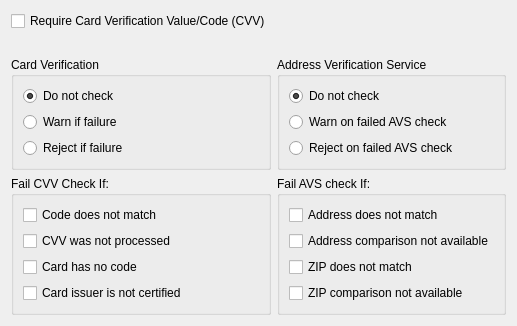
       <widget class="QWidget" name="_fraudPage">
        <attribute name="title">
         <string>Fraud Detection</string>
        </attribute>
        <layout class="QGridLayout">
         <item row="0" column="0">
          <widget class="QCheckBox" name="_cvvRequired">
           <property name="text">
            <string>Require Card Verification Value/Code (CVV)</string>
           </property>
          </widget>
         </item>
         <item row="2" column="0">
          <widget class="QGroupBox" name="_cvvCheckGroup">
           <property name="title">
            <string>Card Verification</string>
           </property>
           <layout class="QVBoxLayout">
            <item>
             <widget class="QRadioButton" name="_cvvNone">
              <property name="text">
               <string>Do not check</string>
              </property>
              <property name="checked">
               <bool>true</bool>
              </property>
             </widget>
            </item>
            <item>
             <widget class="QRadioButton" name="_cvvWarn">
              <property name="text">
               <string>Warn if failure</string>
              </property>
             </widget>
            </item>
            <item>
             <widget class="QRadioButton" name="_cvvReject">
              <property name="text">
               <string>Reject if failure</string>
              </property>
             </widget>
            </item>
           </layout>
          </widget>
         </item>
         <item row="2" column="1">
          <widget class="QGroupBox" name="_avsCheckGroup">
           <property name="enabled">
            <bool>true</bool>
           </property>
           <property name="title">
            <string>Address Verification Service</string>
           </property>
           <layout class="QVBoxLayout">
            <item>
             <widget class="QRadioButton" name="_avsNone">
              <property name="text">
               <string>Do not check</string>
              </property>
              <property name="checked">
               <bool>true</bool>
              </property>
             </widget>
            </item>
            <item>
             <widget class="QRadioButton" name="_avsWarn">
              <property name="text">
               <string>Warn on failed AVS check</string>
              </property>
             </widget>
            </item>
            <item>
             <widget class="QRadioButton" name="_avsReject">
              <property name="text">
               <string>Reject on failed AVS check</string>
              </property>
             </widget>
            </item>
           </layout>
          </widget>
         </item>
         <item row="3" column="0">
          <widget class="QGroupBox" name="_cvvFailGroup">
           <property name="title">
            <string>Fail CVV Check If:</string>
           </property>
           <layout class="QVBoxLayout">
            <item>
             <widget class="QCheckBox" name="_cvvNotMatch">
              <property name="text">
               <string>Code does not match</string>
              </property>
             </widget>
            </item>
            <item>
             <widget class="QCheckBox" name="_cvvNotProcessed">
              <property name="text">
               <string>CVV was not processed</string>
              </property>
             </widget>
            </item>
            <item>
             <widget class="QCheckBox" name="_cvvNotOnCard">
              <property name="text">
               <string>Card has no code</string>
              </property>
             </widget>
            </item>
            <item>
             <widget class="QCheckBox" name="_cvvInvalidIssuer">
              <property name="text">
               <string>Card issuer is not certified</string>
              </property>
             </widget>
            </item>
           </layout>
          </widget>
         </item>
         <item row="3" column="1">
          <widget class="QGroupBox" name="_avsFailGroup">
           <property name="title">
            <string>Fail AVS check If:</string>
           </property>
           <layout class="QVBoxLayout">
            <item>
             <widget class="QCheckBox" name="_avsAddrNotMatch">
              <property name="text">
               <string>Address does not match</string>
              </property>
             </widget>
            </item>
            <item>
             <widget class="QCheckBox" name="_avsAddrNotAvail">
              <property name="text">
               <string>Address comparison not available</string>
              </property>
             </widget>
            </item>
            <item>
             <widget class="QCheckBox" name="_avsZIPNotMatch">
              <property name="text">
               <string>ZIP does not match</string>
              </property>
             </widget>
            </item>
            <item>
             <widget class="QCheckBox" name="_avsZIPNotAvail">
              <property name="text">
               <string>ZIP comparison not available</string>
              </property>
             </widget>
            </item>
           </layout>
          </widget>
         </item>
         <item row="4" column="0">
          <spacer>
           <property name="orientation">
            <enum>Qt::Vertical</enum>
           </property>
           <property name="sizeHint" stdset="0">
            <size>
             <width>0</width>
             <height>0</height>
            </size>
           </property>
          </spacer>
         </item>
         <item row="4" column="1">
          <spacer>
           <property name="orientation">
            <enum>Qt::Vertical</enum>
           </property>
           <property name="sizeHint" stdset="0">
            <size>
             <width>0</width>
             <height>0</height>
            </size>
           </property>
          </spacer>
         </item>
         <item row="1" column="0" colspan="2">
          <widget class="QLabel" name="_fraudDetectionIgnoredLit">
           <property name="text">
            <string/>
           </property>
          </widget>
         </item>
        </layout>
       </widget>
